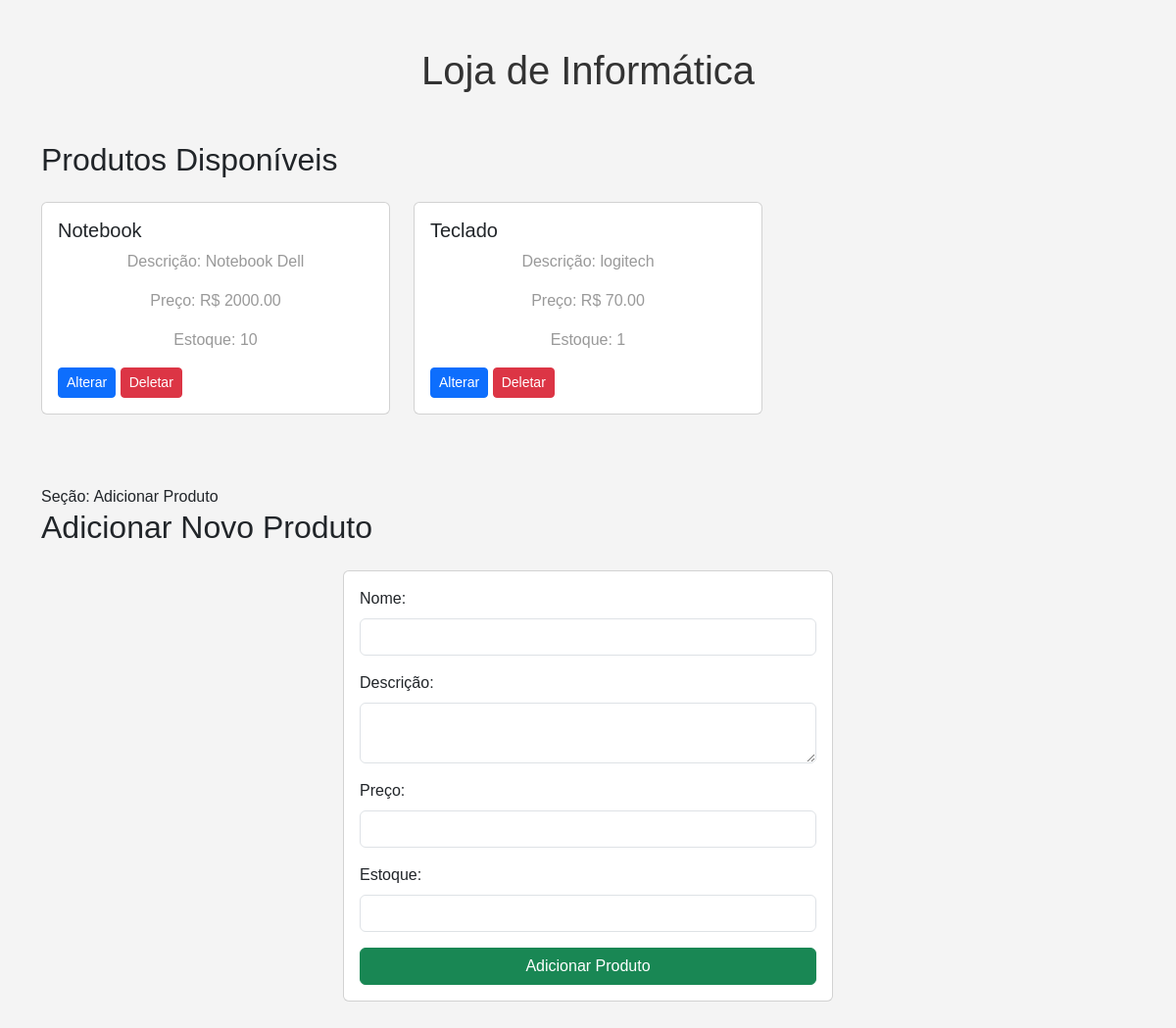
Before: / with the older database file.
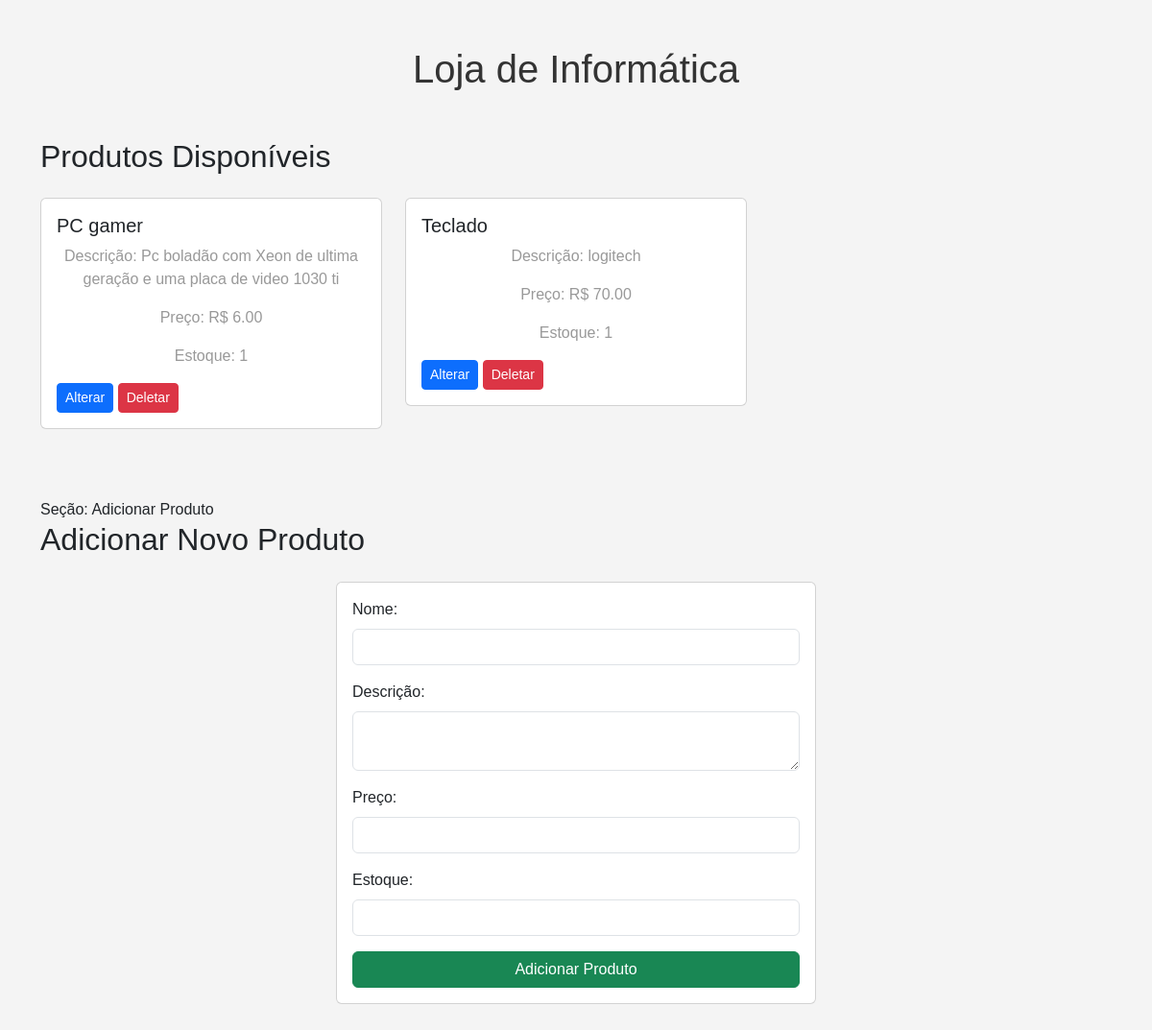
After: the same page with the newer database file.
### loja_informatica/models.py (models this page shows, shortened)
class Produto(models.Model):
    nome = models.CharField(max_length=100)
    descricao = models.TextField(blank=True)
    preco = models.DecimalField(max_digits=10, decimal_places=2)
    estoque = models.PositiveIntegerField()

### loja_informatica/views.py (the view)
# urls.py: path('', views.lista_produtos, name='lista_produtos'),
def lista_produtos(request):
    produtos = Produto.objects.all()
    return render(request, 'loja_informatica/lista_produtos.html', {'produtos': produtos})

### loja_informatica/templates/loja_informatica/lista_produtos.html (shortened to what this page needs)
<!DOCTYPE html>
<html lang="pt-br">
    <head>
        {% load static %}
        <link href="https://cdn.jsdelivr.net/npm/bootstrap@5.3.3/dist/css/bootstrap.min.css" rel="stylesheet">
        <link rel="stylesheet" href="{% static 'css/styles.css' %}">
    </head>
    <body>
        <div class="container my-5">
            <h1 class="text-center mb-5">Loja de Informática</h1>
            <section class="mb-5">
                <h2 class="mb-4">Produtos Disponíveis</h2>
                <div class="row">
                    {% for produto in produtos %}
                    <div class="col-md-4 mb-4">
                        <div class="card">
                            <div class="card-body">
                                <h5 class="card-title">{{ produto.nome }}</h5>
                                <p class="card-text">Descrição: {{ produto.descricao }}</p>
                                <p class="card-text">Preço: R$ {{ produto.preco }}</p>
                                <p class="card-text">Estoque: {{ produto.estoque }}</p>
                                <a href="{% url 'alterar_produto' produto.id %}" class="btn btn-primary btn-sm">Alterar</a>
                                <a href="{% url 'deletar_produto' produto.id %}" class="btn btn-danger btn-sm">Deletar</a>
                            </div>
                        </div>
                    </div>
                    {% empty %}
                    <p class="text-center">Não há produtos disponíveis no momento.</p>
                    {% endfor %}
                </div>
            </section>
            Seção: Adicionar Produto
            <section>
                <h2 class="mb-4">Adicionar Novo Produto</h2>
                <div class="card mx-auto" style="max-width: 500px;">
                    <div class="card-body">
                        <form action="{% url 'inserir_produto' %}" method="POST">
                            <div class="mb-3">
                                <label for="nome" class="form-label">Nome:</label>
                                <input type="text" id="nome" name="nome" class="form-control" required>
                            </div>
                            <div class="mb-3">
                                <label for="descricao" class="form-label">Descrição:</label>
                                <textarea id="descricao" name="descricao" class="form-control" required></textarea>
                            </div>
                            <div class="mb-3">
                                <label for="preco" class="form-label">Preço:</label>
                                <input type="number" id="preco" name="preco" step="0.01" class="form-control" required>
                            </div>
                            <div class="mb-3">
                                <label for="estoque" class="form-label">Estoque:</label>
                                <input type="number" id="estoque" name="estoque" class="form-control" required>
                            </div>
                            <button type="submit" class="btn btn-success w-100">Adicionar Produto</button>
                        </form>
                    </div>
                </div>
            </section>
        </div>
    </body>
</html>

### loja_informatica/static/css/styles.css (style rules this page uses)
body { font-family: Arial, sans-serif; background-color: #f4f4f4; margin: 0; padding: 0; }
h1 { text-align: center; color: #333; margin: 20px 0; }
p { text-align: center; color: #999; }

Changed rows visible on the page:
removed Produto: nome "Notebook", descricao "Notebook Dell", preco "2000.00", estoque "10"
added Produto: nome "PC gamer", descricao "Pc boladão com Xeon de ultima geração e uma placa de video 1030 ti", preco "6.00", estoque "1"
